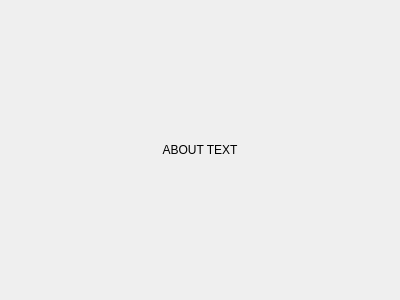
<?xml version="1.0" encoding="UTF-8"?>
<ui version="4.0">
 <class>Dialog</class>
 <widget class="QDialog" name="Dialog">
  <property name="geometry">
   <rect>
    <x>0</x>
    <y>0</y>
    <width>400</width>
    <height>300</height>
   </rect>
  </property>
  <property name="windowTitle">
   <string>Dialog</string>
  </property>
  <layout class="QGridLayout" name="gridLayout">
   <item row="0" column="0">
    <layout class="QVBoxLayout" name="verticalLayout">
     <item>
      <widget class="QLabel" name="label">
       <property name="text">
        <string>ABOUT TEXT</string>
       </property>
       <property name="alignment">
        <set>Qt::AlignCenter</set>
       </property>
      </widget>
     </item>
    </layout>
   </item>
  </layout>
 </widget>
 <resources/>
 <connections/>
</ui>
